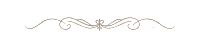
#> input picture complex-french-ornament-top.png, 200 x 38 px, found by its file name
$ python upgrade_png_assets.py
#> lines starting #> are read from the running program, lines starting #| are printed output that depends on the picture
from pathlib import Path
from PIL import Image, ImageFilter

ROOT = Path('/Users/sigurd/Documents/ChatGPT/酒店素材工坊')


def upscale(src: Path, dst: Path, scale: int = 4):
#> called with scale = 4
    im = Image.open(src).convert('RGBA')
#> im is the input picture: PIL image 200x38 RGBA; mean R, G, B, A 239.3, 232.9, 225.4, 12.9
    size = (im.width * scale, im.height * scale)
#> size = (800, 152)
    # Preserve the source alpha matte, then add a restrained unsharp pass so
    # fine ink strokes survive Figma's downsampling at presentation scale.
    up = im.resize(size, Image.Resampling.LANCZOS)
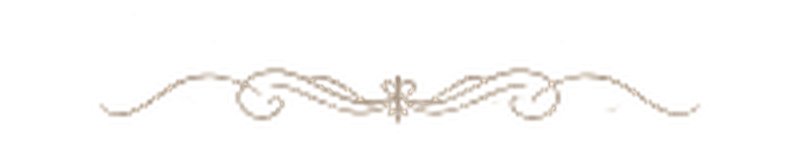
#> up: PIL image 800x152 RGBA; mean R, G, B, A 29.8, 28, 26, 13.9; transparent parts drawn white
    up = up.filter(ImageFilter.UnsharpMask(radius=1.2 * scale, percent=125, threshold=2))
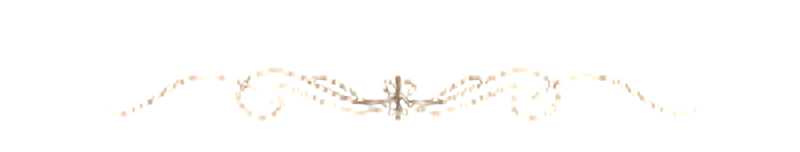
#> up: PIL image 800x152 RGBA; mean R, G, B, A 35.6, 34.4, 32.9, 15.3; transparent parts drawn white
    up.save(dst, 'PNG', optimize=True)


def crop_family_icons():
    src = Image.open(ROOT / 'complex-family-icons.png').convert('RGBA')
    # The supplied strip contains four equal icon cells. Keep the original
    # transparent padding in each cell so every PNG can be positioned on its
    # own without introducing a visible rectangular background.
    cuts = [(0, 0, 96, src.height), (96, 0, 192, src.height),
            (192, 0, 287, src.height), (287, 0, src.width, src.height)]
    for i, box in enumerate(cuts, 1):
        cell = src.crop(box)
        for scale in (2, 4):
            hi = cell.resize((cell.width * scale, cell.height * scale), Image.Resampling.LANCZOS)
            hi = hi.filter(ImageFilter.UnsharpMask(radius=1.2 * scale, percent=125, threshold=2))
            hi.save(ROOT / f'complex-family-icon-{i}@{scale}x.png', 'PNG', optimize=True)


for name in [
    'complex-french-ornament-top.png',
    'complex-french-ornament-bottom.png',
    'complex-business-icons.png',
    'complex-family-icons.png',
    'complex-japanese-top.png',
    'complex-japanese-bottom-line.png',
    'complex-japanese-seal.png',
    'complex-japanese-bamboo.png',
    'complex-art-arc.png',
    'complex-art-signature.png',
    'complex-night-stars.png',
    'complex-night-arcs.png',
]:
    upscale(ROOT / name, ROOT / name.replace('.png', '@4x.png'))
#> pass 2 of the loop `for name in [`:
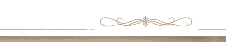
#> input picture complex-french-ornament-bottom.png, 226 x 42 px, found by its file name
#> in upscale, im is the input picture: PIL image 226x42 RGBA; mean R, G, B, A 227, 220.3, 208.2, 47.1
#> in upscale (call 2), `up = im.resize(size, Image.Resampling.LANCZOS)`:
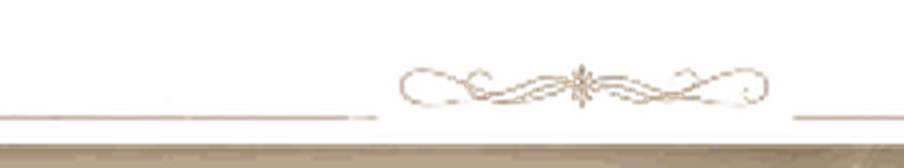
#> up: PIL image 904x168 RGBA; mean R, G, B, A 56.3, 50.9, 45.1, 47.9; transparent parts drawn white
#> in upscale (call 2), `up = up.filter(ImageFilter.UnsharpMask(radius=1.2 * scale, percent=125..`:
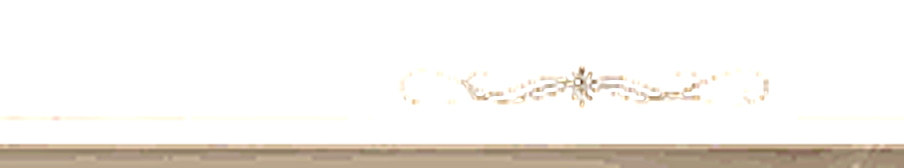
#> up: PIL image 904x168 RGBA; mean R, G, B, A 64.8, 60.3, 54.8, 49.1; transparent parts drawn white
#> (the run stopped early here; a loop or call above may not have finished)
